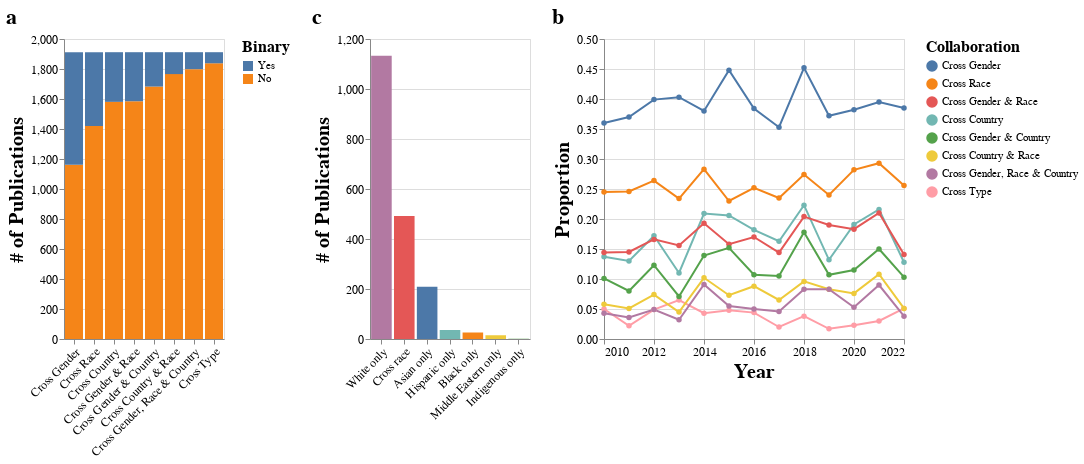

Notebook cell for this chart:
### Code cell
alt.hconcat(
    cross_count_chart,
    cross_race_count_chart,
    all_cross_ts_chart,
).resolve_scale(
    color='independent',
).configure_axis(
    labelFontSize=12,
    titleFontSize=20
).configure_legend(
    titleFontSize=16,
    labelFontSize=11
).configure_title(
    anchor='start',
    fontSize=22
)

### Figure 1 — Vega-Lite specification as saved in the notebook (floating-point values rounded to 4 significant figures)
{"config": {"view": {"continuousWidth": 400, "continuousHeight": 300}, "axis": {"labelFontSize": 12, "titleFontSize": 20}, "legend": {"labelFontSize": 11, "titleFontSize": 16}, "title": {"anchor": "start", "fontSize": 22}}, "hconcat": [{"data": {"name": "data-2c215cc940abef6b40f39974b5235f2c"}, "mark": "bar", "encoding": {"color": {"field": "binary", "scale": {"domain": ["Yes", "No"]}, "title": "Binary", "type": "nominal"}, "x": {"axis": {"labelAngle": -45}, "field": "collab_type", "sort": ["Cross Gender", "Cross Race", "Cross Country", "Cross Gender & Race", "Cross Gender & Country", "Cross Country & Race", "Cross Gender, Race & Country", "Cross Type"], "title": null, "type": "nominal"}, "y": {"field": "freq", "sort": "-x", "title": "# of Publications", "type": "quantitative"}}, "height": 300, "title": "a", "width": 160}, {"data": {"name": "data-11a1a37434b0ed5e4417a9b817bb872e"}, "mark": "bar", "encoding": {"color": {"field": "cross_race_details", "legend": null, "type": "nominal"}, "x": {"axis": {"labelAngle": -45}, "field": "cross_race_details", "sort": "-y", "title": null, "type": "nominal"}, "y": {"field": "freq", "title": "# of Publications", "type": "quantitative"}}, "height": 300, "title": "c", "width": 160}, {"data": {"name": "data-7cb6da50be1d1637f5cbac416bdd3764"}, "mark": {"type": "line", "point": {}}, "encoding": {"color": {"field": "collab_type", "sort": {"field": "prop", "op": "mean", "order": "descending"}, "title": "Collaboration", "type": "nominal"}, "x": {"field": "year", "title": "Year", "type": "temporal"}, "y": {"field": "prop", "title": "Proportion", "type": "quantitative"}}, "height": 300, "title": "b", "width": 300}], "resolve": {"scale": {"color": "independent"}}, "$schema": "https://vega.github.io/schema/vega-lite/v4.17.0.json", "datasets": {"data-2c215cc940abef6b40f39974b5235f2c": [{"binary": "No", "freq": 1581, "prop": 0.827, "collab_type": "Cross Country"}, {"binary": "Yes", "freq": 331, "prop": 0.173, "collab_type": "Cross Country"}, {"binary": "No", "freq": 1838, "prop": 0.961, "collab_type": "Cross Type"}, {"binary": "Yes", "freq": 74, "prop": 0.039, "collab_type": "Cross Type"}, {"binary": "No", "freq": 1162, "prop": 0.608, "collab_type": "Cross Gender"}, {"binary": "Yes", "freq": 750, "prop": 0.392, "collab_type": "Cross Gender"}, {"binary": "No", "freq": 1420, "prop": 0.743, "collab_type": "Cross Race"}, {"binary": "Yes", "freq": 492, "prop": 0.257, "collab_type": "Cross Race"}, {"binary": "No", "freq": 1585, "prop": 0.829, "collab_type": "Cross Gender & Race"}, {"binary": "Yes", "freq": 327, "prop": 0.171, "collab_type": "Cross Gender & Race"}, {"binary": "No", "freq": 1683, "prop": 0.88, "collab_type": "Cross Gender & Country"}, {"binary": "Yes", "freq": 229, "prop": 0.12, "collab_type": "Cross Gender & Country"}, {"binary": "No", "freq": 1766, "prop": 0.924, "collab_type": "Cross Country & Race"}, {"binary": "Yes", "freq": 146, "prop": 0.076, "collab_type": "Cross Country & Race"}, {"binary": "No", "freq": 1799, "prop": 0.941, "collab_type": "Cross Gender, Race & Country"}, {"binary": "Yes", "freq": 113, "prop": 0.059, "collab_type": "Cross Gender, Race & Country"}], "data-11a1a37434b0ed5e4417a9b817bb872e": [{"cross_race_details": "White only", "freq": 1133, "prop": 0.593}, {"cross_race_details": "Cross race", "freq": 492, "prop": 0.257}, {"cross_race_details": "Asian only", "freq": 209, "prop": 0.109}, {"cross_race_details": "Hispanic only", "freq": 36, "prop": 0.019}, {"cross_race_details": "Black only", "freq": 26, "prop": 0.014}, {"cross_race_details": "Middle Eastern only", "freq": 15, "prop": 0.008}, {"cross_race_details": "Indigenous only", "freq": 1, "prop": 0.001}], "data-7cb6da50be1d1637f5cbac416bdd3764": [{"year": "2010-01-01T00:00:00", "binary": "Yes", "freq": 19, "prop": 0.137, "collab_type": "Cross Country"}, {"year": "2011-01-01T00:00:00", "binary": "Yes", "freq": 18, "prop": 0.13, "collab_type": "Cross Country"}, {"year": "2012-01-01T00:00:00", "binary": "Yes", "freq": 28, "prop": 0.172, "collab_type": "Cross Country"}, {"year": "2013-01-01T00:00:00", "binary": "Yes", "freq": 17, "prop": 0.11, "collab_type": "Cross Country"}, {"year": "2014-01-01T00:00:00", "binary": "Yes", "freq": 39, "prop": 0.209, "collab_type": "Cross Country"}, {"year": "2015-01-01T00:00:00", "binary": "Yes", "freq": 34, "prop": 0.206, "collab_type": "Cross Country"}, {"year": "2016-01-01T00:00:00", "binary": "Yes", "freq": 29, "prop": 0.182, "collab_type": "Cross Country"}, {"year": "2017-01-01T00:00:00", "binary": "Yes", "freq": 25, "prop": 0.163, "collab_type": "Cross Country"}, {"year": "2018-01-01T00:00:00", "binary": "Yes", "freq": 35, "prop": 0.223, "collab_type": "Cross Country"}, {"year": "2019-01-01T00:00:00", "binary": "Yes", "freq": 16, "prop": 0.132, "collab_type": "Cross Country"}, {"year": "2020-01-01T00:00:00", "binary": "Yes", "freq": 25, "prop": 0.191, "collab_type": "Cross Country"}, {"year": "2021-01-01T00:00:00", "binary": "Yes", "freq": 36, "prop": 0.216, "collab_type": "Cross Country"}, {"year": "2022-01-01T00:00:00", "binary": "Yes", "freq": 10, "prop": 0.128, "collab_type": "Cross Country"}, {"year": "2010-01-01T00:00:00", "binary": "Yes", "freq": 7, "prop": 0.05, "collab_type": "Cross Type"}, {"year": "2011-01-01T00:00:00", "binary": "Yes", "freq": 3, "prop": 0.022, "collab_type": "Cross Type"}, {"year": "2012-01-01T00:00:00", "binary": "Yes", "freq": 8, "prop": 0.049, "collab_type": "Cross Type"}, {"year": "2013-01-01T00:00:00", "binary": "Yes", "freq": 10, "prop": 0.065, "collab_type": "Cross Type"}, {"year": "2014-01-01T00:00:00", "binary": "Yes", "freq": 8, "prop": 0.043, "collab_type": "Cross Type"}, {"year": "2015-01-01T00:00:00", "binary": "Yes", "freq": 8, "prop": 0.048, "collab_type": "Cross Type"}, {"year": "2016-01-01T00:00:00", "binary": "Yes", "freq": 7, "prop": 0.044, "collab_type": "Cross Type"}, {"year": "2017-01-01T00:00:00", "binary": "Yes", "freq": 3, "prop": 0.02, "collab_type": "Cross Type"}, {"year": "2018-01-01T00:00:00", "binary": "Yes", "freq": 6, "prop": 0.038, "collab_type": "Cross Type"}, {"year": "2019-01-01T00:00:00", "binary": "Yes", "freq": 2, "prop": 0.017, "collab_type": "Cross Type"}, {"year": "2020-01-01T00:00:00", "binary": "Yes", "freq": 3, "prop": 0.023, "collab_type": "Cross Type"}, {"year": "2021-01-01T00:00:00", "binary": "Yes", "freq": 5, "prop": 0.03, "collab_type": "Cross Type"}, {"year": "2022-01-01T00:00:00", "binary": "Yes", "freq": 4, "prop": 0.051, "collab_type": "Cross Type"}, {"year": "2010-01-01T00:00:00", "binary": "Yes", "freq": 50, "prop": 0.36, "collab_type": "Cross Gender"}, {"year": "2011-01-01T00:00:00", "binary": "Yes", "freq": 51, "prop": 0.37, "collab_type": "Cross Gender"}, {"year": "2012-01-01T00:00:00", "binary": "Yes", "freq": 65, "prop": 0.399, "collab_type": "Cross Gender"}, {"year": "2013-01-01T00:00:00", "binary": "Yes", "freq": 62, "prop": 0.403, "collab_type": "Cross Gender"}, {"year": "2014-01-01T00:00:00", "binary": "Yes", "freq": 71, "prop": 0.38, "collab_type": "Cross Gender"}, {"year": "2015-01-01T00:00:00", "binary": "Yes", "freq": 74, "prop": 0.448, "collab_type": "Cross Gender"}, {"year": "2016-01-01T00:00:00", "binary": "Yes", "freq": 61, "prop": 0.384, "collab_type": "Cross Gender"}, {"year": "2017-01-01T00:00:00", "binary": "Yes", "freq": 54, "prop": 0.353, "collab_type": "Cross Gender"}, {"year": "2018-01-01T00:00:00", "binary": "Yes", "freq": 71, "prop": 0.452, "collab_type": "Cross Gender"}, {"year": "2019-01-01T00:00:00", "binary": "Yes", "freq": 45, "prop": 0.372, "collab_type": "Cross Gender"}, {"year": "2020-01-01T00:00:00", "binary": "Yes", "freq": 50, "prop": 0.382, "collab_type": "Cross Gender"}, {"year": "2021-01-01T00:00:00", "binary": "Yes", "freq": 66, "prop": 0.395, "collab_type": "Cross Gender"}, {"year": "2022-01-01T00:00:00", "binary": "Yes", "freq": 30, "prop": 0.385, "collab_type": "Cross Gender"}, {"year": "2010-01-01T00:00:00", "binary": "Yes", "freq": 34, "prop": 0.245, "collab_type": "Cross Race"}, {"year": "2011-01-01T00:00:00", "binary": "Yes", "freq": 34, "prop": 0.246, "collab_type": "Cross Race"}, {"year": "2012-01-01T00:00:00", "binary": "Yes", "freq": 43, "prop": 0.264, "collab_type": "Cross Race"}, {"year": "2013-01-01T00:00:00", "binary": "Yes", "freq": 36, "prop": 0.234, "collab_type": "Cross Race"}, {"year": "2014-01-01T00:00:00", "binary": "Yes", "freq": 53, "prop": 0.283, "collab_type": "Cross Race"}, {"year": "2015-01-01T00:00:00", "binary": "Yes", "freq": 38, "prop": 0.23, "collab_type": "Cross Race"}, {"year": "2016-01-01T00:00:00", "binary": "Yes", "freq": 40, "prop": 0.252, "collab_type": "Cross Race"}, {"year": "2017-01-01T00:00:00", "binary": "Yes", "freq": 36, "prop": 0.235, "collab_type": "Cross Race"}, {"year": "2018-01-01T00:00:00", "binary": "Yes", "freq": 43, "prop": 0.274, "collab_type": "Cross Race"}, {"year": "2019-01-01T00:00:00", "binary": "Yes", "freq": 29, "prop": 0.24, "collab_type": "Cross Race"}, {"year": "2020-01-01T00:00:00", "binary": "Yes", "freq": 37, "prop": 0.282, "collab_type": "Cross Race"}, {"year": "2021-01-01T00:00:00", "binary": "Yes", "freq": 49, "prop": 0.293, "collab_type": "Cross Race"}, {"year": "2022-01-01T00:00:00", "binary": "Yes", "freq": 20, "prop": 0.256, "collab_type": "Cross Race"}, {"year": "2010-01-01T00:00:00", "binary": "Yes", "freq": 20, "prop": 0.144, "collab_type": "Cross Gender & Race"}, {"year": "2011-01-01T00:00:00", "binary": "Yes", "freq": 20, "prop": 0.145, "collab_type": "Cross Gender & Race"}, {"year": "2012-01-01T00:00:00", "binary": "Yes", "freq": 27, "prop": 0.166, "collab_type": "Cross Gender & Race"}, {"year": "2013-01-01T00:00:00", "binary": "Yes", "freq": 24, "prop": 0.156, "collab_type": "Cross Gender & Race"}, {"year": "2014-01-01T00:00:00", "binary": "Yes", "freq": 36, "prop": 0.193, "collab_type": "Cross Gender & Race"}, {"year": "2015-01-01T00:00:00", "binary": "Yes", "freq": 26, "prop": 0.158, "collab_type": "Cross Gender & Race"}, {"year": "2016-01-01T00:00:00", "binary": "Yes", "freq": 27, "prop": 0.17, "collab_type": "Cross Gender & Race"}, {"year": "2017-01-01T00:00:00", "binary": "Yes", "freq": 22, "prop": 0.144, "collab_type": "Cross Gender & Race"}, {"year": "2018-01-01T00:00:00", "binary": "Yes", "freq": 32, "prop": 0.204, "collab_type": "Cross Gender & Race"}, {"year": "2019-01-01T00:00:00", "binary": "Yes", "freq": 23, "prop": 0.19, "collab_type": "Cross Gender & Race"}, {"year": "2020-01-01T00:00:00", "binary": "Yes", "freq": 24, "prop": 0.183, "collab_type": "Cross Gender & Race"}, {"year": "2021-01-01T00:00:00", "binary": "Yes", "freq": 35, "prop": 0.21, "collab_type": "Cross Gender & Race"}, {"year": "2022-01-01T00:00:00", "binary": "Yes", "freq": 11, "prop": 0.141, "collab_type": "Cross Gender & Race"}, {"year": "2010-01-01T00:00:00", "binary": "Yes", "freq": 14, "prop": 0.101, "collab_type": "Cross Gender & Country"}, {"year": "2011-01-01T00:00:00", "binary": "Yes", "freq": 11, "prop": 0.08, "collab_type": "Cross Gender & Country"}, {"year": "2012-01-01T00:00:00", "binary": "Yes", "freq": 20, "prop": 0.123, "collab_type": "Cross Gender & Country"}, {"year": "2013-01-01T00:00:00", "binary": "Yes", "freq": 11, "prop": 0.071, "collab_type": "Cross Gender & Country"}, {"year": "2014-01-01T00:00:00", "binary": "Yes", "freq": 26, "prop": 0.139, "collab_type": "Cross Gender & Country"}, {"year": "2015-01-01T00:00:00", "binary": "Yes", "freq": 25, "prop": 0.152, "collab_type": "Cross Gender & Country"}, {"year": "2016-01-01T00:00:00", "binary": "Yes", "freq": 17, "prop": 0.107, "collab_type": "Cross Gender & Country"}, {"year": "2017-01-01T00:00:00", "binary": "Yes", "freq": 16, "prop": 0.105, "collab_type": "Cross Gender & Country"}, {"year": "2018-01-01T00:00:00", "binary": "Yes", "freq": 28, "prop": 0.178, "collab_type": "Cross Gender & Country"}, {"year": "2019-01-01T00:00:00", "binary": "Yes", "freq": 13, "prop": 0.107, "collab_type": "Cross Gender & Country"}, {"year": "2020-01-01T00:00:00", "binary": "Yes", "freq": 15, "prop": 0.115, "collab_type": "Cross Gender & Country"}, {"year": "2021-01-01T00:00:00", "binary": "Yes", "freq": 25, "prop": 0.15, "collab_type": "Cross Gender & Country"}, {"year": "2022-01-01T00:00:00", "binary": "Yes", "freq": 8, "prop": 0.103, "collab_type": "Cross Gender & Country"}, {"year": "2010-01-01T00:00:00", "binary": "Yes", "freq": 8, "prop": 0.058, "collab_type": "Cross Country & Race"}, {"year": "2011-01-01T00:00:00", "binary": "Yes", "freq": 7, "prop": 0.051, "collab_type": "Cross Country & Race"}, {"year": "2012-01-01T00:00:00", "binary": "Yes", "freq": 12, "prop": 0.074, "collab_type": "Cross Country & Race"}, {"year": "2013-01-01T00:00:00", "binary": "Yes", "freq": 7, "prop": 0.045, "collab_type": "Cross Country & Race"}, {"year": "2014-01-01T00:00:00", "binary": "Yes", "freq": 19, "prop": 0.102, "collab_type": "Cross Country & Race"}, {"year": "2015-01-01T00:00:00", "binary": "Yes", "freq": 12, "prop": 0.073, "collab_type": "Cross Country & Race"}, {"year": "2016-01-01T00:00:00", "binary": "Yes", "freq": 14, "prop": 0.088, "collab_type": "Cross Country & Race"}, {"year": "2017-01-01T00:00:00", "binary": "Yes", "freq": 10, "prop": 0.065, "collab_type": "Cross Country & Race"}, {"year": "2018-01-01T00:00:00", "binary": "Yes", "freq": 15, "prop": 0.096, "collab_type": "Cross Country & Race"}, {"year": "2019-01-01T00:00:00", "binary": "Yes", "freq": 10, "prop": 0.083, "collab_type": "Cross Country & Race"}, {"year": "2020-01-01T00:00:00", "binary": "Yes", "freq": 10, "prop": 0.076, "collab_type": "Cross Country & Race"}, {"year": "2021-01-01T00:00:00", "binary": "Yes", "freq": 18, "prop": 0.108, "collab_type": "Cross Country & Race"}, {"year": "2022-01-01T00:00:00", "binary": "Yes", "freq": 4, "prop": 0.051, "collab_type": "Cross Country & Race"}, {"year": "2010-01-01T00:00:00", "binary": "Yes", "freq": 6, "prop": 0.043, "collab_type": "Cross Gender, Race & Country"}, {"year": "2011-01-01T00:00:00", "binary": "Yes", "freq": 5, "prop": 0.036, "collab_type": "Cross Gender, Race & Country"}, {"year": "2012-01-01T00:00:00", "binary": "Yes", "freq": 8, "prop": 0.049, "collab_type": "Cross Gender, Race & Country"}, {"year": "2013-01-01T00:00:00", "binary": "Yes", "freq": 5, "prop": 0.032, "collab_type": "Cross Gender, Race & Country"}, {"year": "2014-01-01T00:00:00", "binary": "Yes", "freq": 17, "prop": 0.091, "collab_type": "Cross Gender, Race & Country"}, {"year": "2015-01-01T00:00:00", "binary": "Yes", "freq": 9, "prop": 0.055, "collab_type": "Cross Gender, Race & Country"}, {"year": "2016-01-01T00:00:00", "binary": "Yes", "freq": 8, "prop": 0.05, "collab_type": "Cross Gender, Race & Country"}, {"year": "2017-01-01T00:00:00", "binary": "Yes", "freq": 7, "prop": 0.046, "collab_type": "Cross Gender, Race & Country"}, {"year": "2018-01-01T00:00:00", "binary": "Yes", "freq": 13, "prop": 0.083, "collab_type": "Cross Gender, Race & Country"}, {"year": "2019-01-01T00:00:00", "binary": "Yes", "freq": 10, "prop": 0.083, "collab_type": "Cross Gender, Race & Country"}, {"year": "2020-01-01T00:00:00", "binary": "Yes", "freq": 7, "prop": 0.053, "collab_type": "Cross Gender, Race & Country"}, {"year": "2021-01-01T00:00:00", "binary": "Yes", "freq": 15, "prop": 0.09, "collab_type": "Cross Gender, Race & Country"}, {"year": "2022-01-01T00:00:00", "binary": "Yes", "freq": 3, "prop": 0.038, "collab_type": "Cross Gender, Race & Country"}]}}
